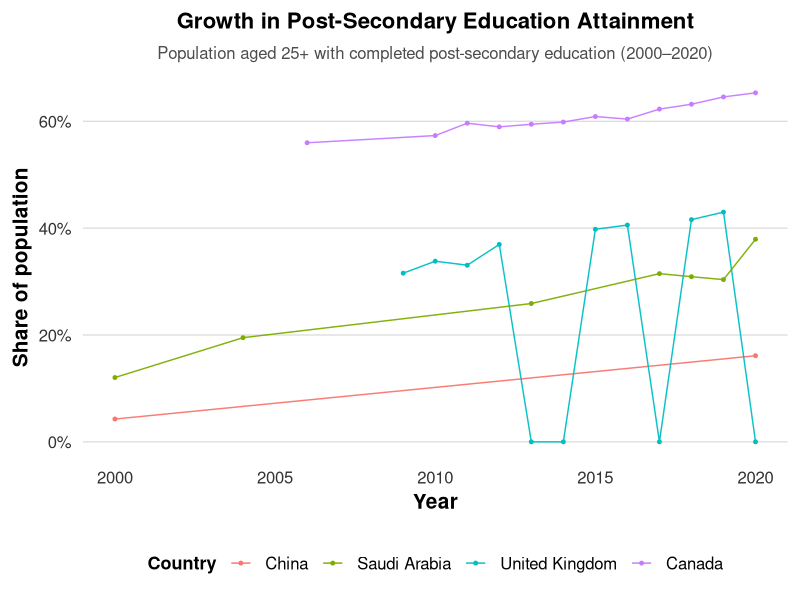

Recreate this plot in R.
## ---- chunk 1
library(tidyverse)

edu <- read.csv(
  "share-of-the-population-with-a-completed-post-secondary-education.csv",
  check.names = FALSE
)

compare_data <- edu %>%
  filter(
    Entity %in% c("China", "Canada", "Saudi Arabia", "United Kingdom"),
    Year >= 2000,
    Year <= 2020
  ) %>%
  mutate(
    Entity = factor(Entity, levels = c("China", "Saudi Arabia", "United Kingdom", "Canada"))
  )

ggplot(compare_data, aes(x = Year, y = Value, color = Entity)) +
  geom_line(linewidth = 0.5, alpha = 0.95) +
  geom_point(size = 1) +
  scale_x_continuous(breaks = seq(2000, 2020, by = 5)) +
  scale_y_continuous(labels = function(x) paste0(x, "%")) +
  labs(
    title = "Growth in Post-Secondary Education Attainment",
    subtitle = "Population aged 25+ with completed post-secondary education (2000–2020)",
    x = "Year",
    y = "Share of population",
    color = "Country"
  ) +
  theme_minimal(base_size = 18) +
  theme(
    plot.title = element_text(face = "bold", size = 16, hjust = 0.5),
    plot.subtitle = element_text(size = 12, hjust = 0.5, color = "grey30"),
    axis.title = element_text(face = "bold", size = 15),
    axis.text = element_text(size = 12, color = "grey20"),
    legend.title = element_text(face = "bold", size = 13),
    legend.text = element_text(size = 12),
    legend.position = "bottom",
    panel.grid.minor = element_blank(),
    panel.grid.major.x = element_blank(),
    panel.grid.major.y = element_line(linewidth = 0.4, color = "grey85")
  )
